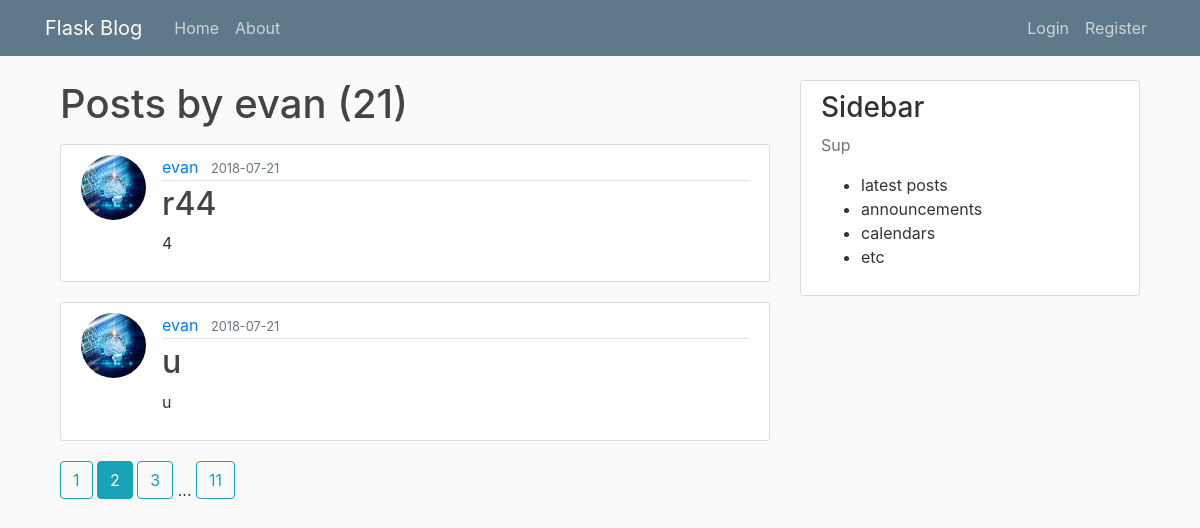
The page /user/evan?page=2 on the database its author committed.
### flask_blog/models.py (models this page shows, shortened)
class User(db.Model, UserMixin):
    id = db.Column(db.Integer, primary_key=True)
    username = db.Column(db.String(20), unique=True, nullable=False)
    email = db.Column(db.String(120), unique=True, nullable=False)
    image_file = db.Column(db.String(20), nullable=False, default='default.jpg')
    password = db.Column(db.String(60), nullable=False)
    posts = db.relationship('Post', backref='author', lazy=True)

class Post(db.Model):
    id = db.Column(db.Integer, primary_key=True)
    title = db.Column(db.String(100), nullable=False)
    date_posted = db.Column(db.DateTime, nullable=False, default=datetime.utcnow)
    content = db.Column(db.Text, nullable=False)
    user_id = db.Column(db.Integer, db.ForeignKey('user.id'), nullable=False)

### flask_blog/users/routes.py (the view)
@users.route("/user/<string:username>")
def user_posts(username):
    page = request.args.get('page', 1, type=int)
    user = User.query.filter_by(username=username).first_or_404()
    posts = Post \
        .query \
        .filter_by(author=user) \
        .order_by(Post.date_posted.desc()) \
        .paginate(per_page=2, page=page)
    return render_template('user_posts.html', posts=posts, user=user)

### flask_blog/templates/user_posts.html
{% extends 'layout.html' %}
{% block content %}
    <h1 class="mb-3">Posts by {{ user.username }} ({{ posts.total }})</h1>
    {% for post in posts.items %}
        <article class="media content-section">
            <img class="rounded-circle article-img" src="{{ url_for('static', filename='profile_pics/' + post.author.image_file) }}" alt="">
            <div class="media-body">
                <div class="article-metadata">
                    <a class="mr-2" href="{{ url_for('users.user_posts', username=post.author.username) }}">{{ post.author.username }}</a>
                    <small class="text-muted">{{ post.date_posted.strftime('%Y-%m-%d') }}</small>
                </div>
                <h2><a class="article-title" href="{{ url_for('posts.post', post_id=post.id)  }}">{{ post.title }}</a></h2>
                <p class="article-content">{{ post.content }}</p>
            </div>
        </article>
    {% endfor %}
    {% for page_num in posts.iter_pages(left_edge=1, right_edge=1, left_current=1, right_current=2) %}
        {% if page_num %}
            {% if posts.page == page_num %}
                <a class="btn btn-info mb-4" href="{{ url_for('users.user_posts', username=user.username, page=page_num) }}">{{ page_num }}</a>
            {% else %}
                <a class="btn btn-outline-info mb-4" href="{{ url_for('users.user_posts', username=user.username, page=page_num) }}">{{ page_num }}</a>
            {% endif %}
        {% else %}
            ...
        {% endif %}
    {% endfor %}
{% endblock content %}

### flask_blog/static/main.css (style rules this page uses)
body { background: #fafafa; color: #333333; margin-top: 5rem; }
h1, h2, h3, h4, h5, h6 { color: #444444; }
.content-section { background: #ffffff; padding: 10px 20px; border: 1px solid #dddddd; border-radius: 3px; margin-bottom: 20px; }
.article-title { color: #444444; }
.article-content { white-space: pre-line; }
.article-img { height: 65px; width: 65px; margin-right: 16px; }
.article-metadata { padding-bottom: 1px; margin-bottom: 4px; border-bottom: 1px solid #e3e3e3 }

### rows shown on the page
User: username "evan"
Post: image_file (picture), author.username "evan", date_posted "2018-07-21", title "r44", content "4"
Post: image_file (picture), author.username "evan", date_posted "2018-07-21", title "u", content "u"

### other values the page prints
{{ posts.total }} "21"
{{ page_num }} "1" "3" "11"
{{ page_num }} "2"
